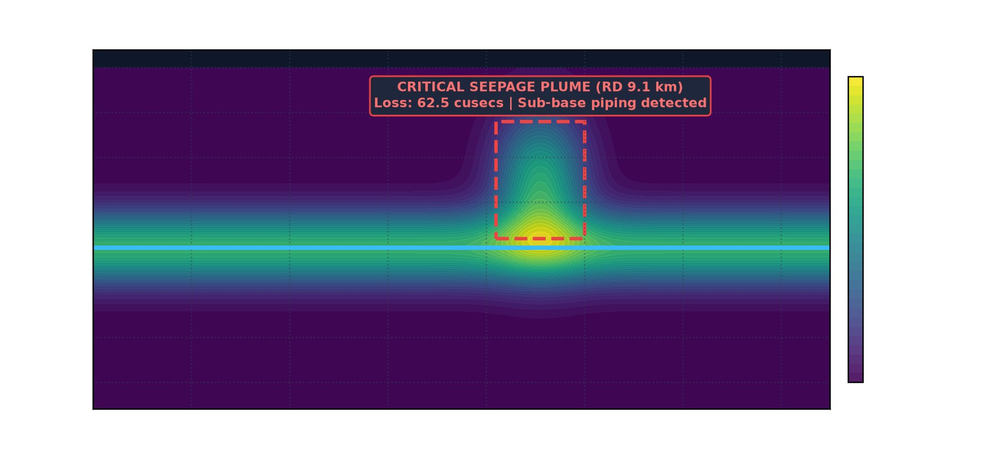
#> input picture assets/satellite_seepage_ndvi.png, 1000 x 475 px, shrunk from 1760 x 836 before the run
$ python generate_widescreen_infographics.py
#> lines starting #> are read from the running program, lines starting #| are printed output that depends on the picture
"""
Generate 4 Master 16:9 Widescreen Technological Framework Infographics
following the Data Centers project aesthetic:
- 16:9 widescreen ratio (16 x 9 inches, 220 DPI = 3520 x 1980 4K UHD)
- Clean white & light-gray blueprint grid background
- Deep navy, royal blue, cyan, emerald green, amber/gold, and crimson corporate palette
- Distinct rounded cards (FancyBboxPatch), metric badges, flow vectors, and sharp engineering typography
"""
import matplotlib
matplotlib.use('Agg')
import matplotlib.pyplot as plt
import matplotlib.patches as patches
from matplotlib.patches import FancyBboxPatch, Rectangle, Circle
import numpy as np
import os

os.environ['MPLCONFIGDIR'] = '/tmp'
os.makedirs("assets", exist_ok=True)

def setup_canvas():
    fig, ax = plt.subplots(figsize=(16, 9), dpi=220)
    ax.set_xlim(0, 16)
    ax.set_ylim(0, 9)
    ax.axis('off')

    # Clean blueprint grid background
    ax.set_facecolor('#f8fafc')
    fig.patch.set_facecolor('#f8fafc')

    # Draw subtle blueprint gridlines
    for x in np.arange(0, 16, 0.5):
        ax.axvline(x, color='#e2e8f0', linestyle='-', linewidth=0.5, alpha=0.6, zorder=1)
    for y in np.arange(0, 9, 0.5):
        ax.axhline(y, color='#e2e8f0', linestyle='-', linewidth=0.5, alpha=0.6, zorder=1)

    return fig, ax

def add_header(ax, title, subtitle, challenge_code="NESFIC-D-02 | GOVERNMENT TRACK"):
    # Header bar
    header_box = FancyBboxPatch((0.5, 7.85), 15.0, 0.85, boxstyle="round,pad=0.08,rounding_size=0.15",
                                facecolor='#0f3a42', edgecolor='#d4af37', linewidth=1.8, zorder=3)
    ax.add_patch(header_box)

    # Badges inside header
    dept_badge = FancyBboxPatch((0.7, 8.35), 4.2, 0.25, boxstyle="round,pad=0.02,rounding_size=0.08",
                                facecolor='#0b4d26', edgecolor='none', zorder=4)
    ax.add_patch(dept_badge)
    ax.text(2.8, 8.47, "GOVERNMENT OF ASSAM • IRRIGATION DEPARTMENT", color='#86efac', fontsize=7.5, fontweight='bold', ha='center', va='center', zorder=5)

    code_badge = FancyBboxPatch((12.2, 8.35), 3.1, 0.25, boxstyle="round,pad=0.02,rounding_size=0.08",
                                facecolor='#b45309', edgecolor='none', zorder=4)
    ax.add_patch(code_badge)
    ax.text(13.75, 8.47, challenge_code, color='#fef08a', fontsize=7.5, fontweight='bold', ha='center', va='center', zorder=5)

    # Title & Subtitle
    ax.text(0.7, 8.12, title, color='white', fontsize=15, fontweight='bold', va='center', zorder=5)
    ax.text(0.7, 7.94, subtitle, color='#cbd5e1', fontsize=9, va='center', zorder=5)

# ==============================================================================
# INFOGRAPHIC 1: Master Technological Digital Twin Architecture
# ==============================================================================
print("Generating Infographic 1: Master Architecture...")
fig, ax = setup_canvas()
add_header(ax, "NEERDRISHTI ASSAM: CYBER-PHYSICAL DIGITAL TWIN ARCHITECTURE",
           "End-to-End Technological Framework for Canal Condition Monitoring & Predictive Maintenance")

# Metric Badges Ribbon
badges = [
    ("MONITORED CANALS", "5,800+ km State Network", "#0284c7"),
    ("CONVEYANCE EFFICIENCY", "+21% Water Recovered", "#059669"),
    ("SEEPAGE LATENCY", "< 15 Min Detection", "#d97706"),
    ("EARLY BREACH WARNING", "14.5 Hours Lead Time", "#dc2626"),
    ("TOTAL GRANT BUDGET", "₹ 40.0 Lakhs (TRL-6)", "#7c3aed")
]
for i, (kpi, val, bg) in enumerate(badges):
    xp = 0.5 + (i * 3.05)
    b_patch = FancyBboxPatch((xp, 7.2), 2.9, 0.52, boxstyle="round,pad=0.04,rounding_size=0.1",
                             facecolor='white', edgecolor=bg, linewidth=1.5, zorder=3)
    ax.add_patch(b_patch)
    # colored left bar
    l_bar = FancyBboxPatch((xp, 7.2), 0.15, 0.52, boxstyle="round,pad=0.01,rounding_size=0.05",
                           facecolor=bg, edgecolor='none', zorder=4)
    ax.add_patch(l_bar)
    ax.text(xp + 0.3, 7.55, kpi, color='#64748b', fontsize=7, fontweight='bold', zorder=4)
    ax.text(xp + 0.3, 7.33, val, color='#0f172a', fontsize=9.5, fontweight='bold', zorder=4)

# 4 Horizontal Architectural Tiers
layers = [
    ("TIER 4: DEPARTMENTAL GOVERNANCE & FIELD ACTION",
     "Executive Engineer (EE) GIS Canvas • Automated E-Nirman Work Orders via Assam PWD SOR • Mobile Offline Inspection App • Farmer WUA Equity Telemetry",
     [("State GIS Command Console", "Real-time reach health & breach triage map", "#0f3a42"),
      ("E-Nirman SOR Generator", "Instant BoQ estimation (geo-bags, rip-rap)", "#0284c7"),
      ("Mobile Field Inspection App", "Offline GPS-geotagged repair validation", "#059669"),
      ("Farmer Water Equity Portal", "Tail-end delivery equity index (DEI)", "#7c3aed")],
     5.35, 1.65, "#f3e8ff", "#6b21a8"),

    ("TIER 3: AI DIGITAL TWIN & PREDICTIVE PHYSICS ENGINE",
     "1D Saint-Venant Mass Balance Transit Loss Solver • Bishop Slope Stability Early Breach Predictor • Random Forest Asset Health Index (AHI)",
     [("Hydrodynamic Mass Balance", "Continuous ΔQ loss isolating abnormal piping", "#0284c7"),
      ("Bishop Slope Stability FoS", "Real-time Factor of Safety < 1.15 alert", "#dc2626"),
      ("Asset Health Index (AHI)", "Multivariate scoring (0-100) per 500m", "#b45309"),
      ("Automated Sluice Advisory", "Upstream throttling recommendation", "#059669")],
     3.55, 1.65, "#fef3c7", "#b45309"),

    ("TIER 2: EARTH OBSERVATION & AUTONOMOUS UAV PATROLS",
     "ESA Sentinel-2 Multispectral 10m NDWI Corridor Analysis • YOLOv8-Seg Computer Vision for Structural Crack, Scour & Weed Classification",
     [("Sentinel-2 NDWI Seepage", "100m canal buffer subsurface moisture plume", "#059669"),
      ("UAV Drone Video Patrols", "High-res RGB photogrammetry (4K/30fps)", "#0284c7"),
      ("YOLOv8 Defect Detection", "Automated crack, scour & weed segmentation", "#dc2626"),
      ("Bathymetric Silt Profiler", "Acoustic sediment bed rise quantitation", "#0f3a42")],
     1.75, 1.65, "#ecfdf5", "#047857"),

    ("TIER 1: EDGE HYDROLOGICAL & GEOTECHNICAL SENSING ARRAY",
     "Non-Contact IP68 Ultrasonic Water Level Transmitters • Acoustic Doppler Flow Meters • Vibrating-Wire Dyke Piezometers • Solar LoRaWAN/4G RTU",
     [("Ultrasonic Level Transmitters", "Non-contact, 0.3-8m range, ±1mm accuracy", "#0284c7"),
      ("Acoustic Doppler Velocimeters", "Bed-mounted bi-directional discharge gauge", "#0369a1"),
      ("Vibrating-Wire Piezometers", "Dyke toe pore-water pressure (0-200 kPa)", "#dc2626"),
      ("Solar LoRa/4G Edge RTU", "50W solar, LiFePO4, 30-day flash buffering", "#b45309")],
     -0.05, 1.65, "#e0f2fe", "#0369a1")
]

for title, desc, subcards, y_pos, height, bg_col, border_col in layers:
    # Outer Layer Card
    p = FancyBboxPatch((0.5, y_pos), 15.0, height, boxstyle="round,pad=0.05,rounding_size=0.12",
                       facecolor=bg_col, edgecolor=border_col, linewidth=1.6, zorder=2)
    ax.add_patch(p)

    # Layer Title Tag
    t_tag = FancyBboxPatch((0.7, y_pos + height - 0.3), 6.5, 0.26, boxstyle="round,pad=0.02,rounding_size=0.06",
                           facecolor=border_col, edgecolor='none', zorder=3)
    ax.add_patch(t_tag)
    ax.text(3.95, y_pos + height - 0.17, title, color='white', fontsize=8, fontweight='bold', ha='center', va='center', zorder=4)
    ax.text(7.4, y_pos + height - 0.17, desc, color='#334155', fontsize=7.2, va='center', zorder=4)

    # Sub-cards
    for j, (sc_title, sc_desc, sc_col) in enumerate(subcards):
        cx = 0.7 + (j * 3.65)
        cy = y_pos + 0.12
        card = FancyBboxPatch((cx, cy), 3.45, 0.88, boxstyle="round,pad=0.03,rounding_size=0.08",
                              facecolor='white', edgecolor=sc_col, linewidth=1.2, zorder=3)
        ax.add_patch(card)

        # Pill indicator
        ax.add_patch(Circle((cx + 0.25, cy + 0.68), 0.08, facecolor=sc_col, zorder=4))
        ax.text(cx + 0.45, cy + 0.68, sc_title, color='#0f172a', fontsize=8.5, fontweight='bold', va='center', zorder=4)
        ax.text(cx + 0.45, cy + 0.35, sc_desc, color='#64748b', fontsize=7, va='center', zorder=4, wrap=True)

# Upward flow arrows between layers
for arrow_y in [1.63, 3.43, 5.23]:
    ax.annotate('', xy=(8.0, arrow_y + 0.12), xytext=(8.0, arrow_y - 0.04),
                arrowprops=dict(facecolor='#0f3a42', edgecolor='#0f3a42', arrowstyle="->", lw=2.2), zorder=5)
    ax.annotate('', xy=(4.0, arrow_y + 0.12), xytext=(4.0, arrow_y - 0.04),
                arrowprops=dict(facecolor='#0284c7', edgecolor='#0284c7', arrowstyle="->", lw=1.8), zorder=5)
    ax.annotate('', xy=(12.0, arrow_y + 0.12), xytext=(12.0, arrow_y - 0.04),
                arrowprops=dict(facecolor='#059669', edgecolor='#059669', arrowstyle="->", lw=1.8), zorder=5)

plt.tight_layout()
plt.savefig("assets/infographic_master_architecture_16x9.png", dpi=220)
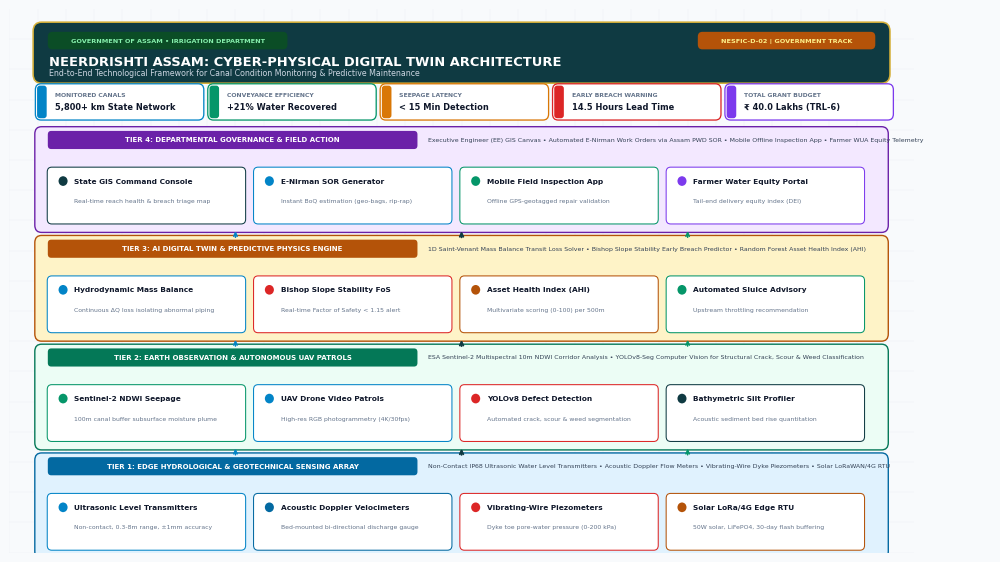
#> figure drawn by matplotlib, 1 panel
plt.close()

# ==============================================================================
# INFOGRAPHIC 2: Saint-Venant Hydraulic Mass-Balance & Seepage Localization
# ==============================================================================
print("Generating Infographic 2: Hydraulic Mass Balance...")
fig, ax = setup_canvas()
add_header(ax, "SAINT-VENANT DYNAMIC HYDRAULIC MASS-BALANCE & SEEPAGE DETECTION ENGINE",
           "Continuous Reach-by-Reach Discharge Balancing Isolating Abnormal Conveyance Deficits (Jamuna Scheme RD 0-28.5 km)")

# Top Equation Banner
eq_patch = FancyBboxPatch((0.5, 6.75), 15.0, 0.95, boxstyle="round,pad=0.05,rounding_size=0.12",
                          facecolor='#0f172a', edgecolor='#0284c7', linewidth=1.5, zorder=3)
ax.add_patch(eq_patch)
ax.text(0.8, 7.45, "SAINT-VENANT CONTINUOUS MASS-CONSERVATION BALANCE EQUATION:", color='#38bdf8', fontsize=8.5, fontweight='bold', zorder=4)
ax.text(0.8, 7.15, "ΔQ_abnormal(t) = Q_headworks(t) - Σ Q_authorized_offtakes(t) - Q_tail_measured(t) - [ K_seep · P_wet · ΔL + E(t) · W_top · ΔL ]",
        color='#f8fafc', fontfamily='monospace', fontsize=10.5, fontweight='bold', zorder=4)
ax.text(0.8, 6.88, "Where K_seep is reach permeability coefficient (IS:9452), P_wet is wetted perimeter, E(t) is Penman-Monteith open evaporation, and W_top is canal top width.",
        color='#94a3b8', fontsize=7.2, zorder=4)

# Canal Reach Longitudinal Flow Visualization
flow_patch = FancyBboxPatch((0.5, 3.85), 15.0, 2.75, boxstyle="round,pad=0.05,rounding_size=0.12",
                            facecolor='white', edgecolor='#cbd5e1', linewidth=1.5, zorder=2)
ax.add_patch(flow_patch)
ax.text(0.8, 6.35, "JAMUNA IRRIGATION SCHEME: LONGITUDINAL REACH DISCHARGE & SEEPAGE PROFILING", color='#0f172a', fontsize=9.5, fontweight='bold', zorder=3)

# 4 Reach Stage Cards
stages = [
    ("HEADWORKS INFLOW (Q_in)", "Bakulia Barrage Head Regulator (RD 0.0 km)\n• Measured Q: 498.5 cusecs\n• Design Depth: 2.60 m (Water level 2.45m)\n• Status: Intact Masonry Lining", "#0284c7", 0.8),
    ("AUTHORIZED OFFTAKES (Σ Q_off)", "Distributaries D1 to D7 Offtakes (RD 6.5 km)\n• Total Allocated: 185.0 cusecs\n• Regulated Gate Positions Telemetry\n• Status: Legal Crop Allocation", "#64748b", 4.5),
    ("ABNORMAL PIPING SEEPAGE", "Doboka Section Embankment (RD 9.1 km)\n• Unaccounted Deficit: 62.5 cusecs\n• High Pore Pressure: 42 kPa | Fracture 35mm\n• STATUS: CRITICAL SEEPAGE FLAG", "#dc2626", 8.2),
    ("TAIL-END DELIVERY (Q_tail)", "Kaki Branch Distributary (RD 28.5 km)\n• Actual Tail Delivery: 178.0 cusecs\n• Tail Delivery Equity (DEI): 56.8%\n• STATUS: WATER DEFICIT (4,200 Farmers)", "#d97706", 11.9)
]

for title, desc, col, x in stages:
    card = FancyBboxPatch((x, 4.05), 3.3, 2.05, boxstyle="round,pad=0.04,rounding_size=0.08",
                          facecolor='#f8fafc', edgecolor=col, linewidth=1.6, zorder=3)
    ax.add_patch(card)
    tag = FancyBboxPatch((x + 0.1, 5.75), 3.1, 0.26, boxstyle="round,pad=0.02,rounding_size=0.05",
                         facecolor=col, edgecolor='none', zorder=4)
    ax.add_patch(tag)
    ax.text(x + 1.65, 5.88, title, color='white', fontsize=7.5, fontweight='bold', ha='center', va='center', zorder=5)
    ax.text(x + 0.2, 4.85, desc, color='#334155', fontsize=7.2, va='center', zorder=4)

# Connectors between stages
for cx in [4.2, 7.9, 11.6]:
    ax.annotate('', xy=(cx + 0.25, 5.0), xytext=(cx - 0.1, 5.0),
                arrowprops=dict(facecolor='#0f3a42', arrowstyle="->", lw=2.5), zorder=5)

# Bottom Split Panels: Left (Satellite NDWI Heatmap), Right (Water Equity Impact)
left_p = FancyBboxPatch((0.5, 0.3), 7.3, 3.35, boxstyle="round,pad=0.05,rounding_size=0.12",
                        facecolor='#0f172a', edgecolor='#38bdf8', linewidth=1.4, zorder=2)
ax.add_patch(left_p)
ax.text(0.8, 3.35, "SATELLITE CORRIDOR: SENTINEL-2 NDWI MOISTURE PLUME", color='#38bdf8', fontsize=8.5, fontweight='bold', zorder=3)

# Inset plot for satellite heatmap
if os.path.exists("assets/satellite_seepage_ndvi.png"):
    img_sat = plt.imread("assets/satellite_seepage_ndvi.png")
#> img_sat is the input picture: shape (475, 1000, 3) float32; mean R, G, B 0.562, 0.535, 0.641
    ax.imshow(img_sat, extent=[0.7, 7.5, 0.45, 3.1], zorder=3, aspect='auto')

# Right Panel: Water Equity & WUA Recovery
right_p = FancyBboxPatch((8.2, 0.3), 7.3, 3.35, boxstyle="round,pad=0.05,rounding_size=0.12",
                         facecolor='white', edgecolor='#059669', linewidth=1.4, zorder=2)
ax.add_patch(right_p)
ax.text(8.5, 3.35, "WATER USERS' ASSOCIATION (WUA) BENEFIT & RECOVERY METRICS", color='#059669', fontsize=8.5, fontweight='bold', zorder=3)

# 3 metric summary rows
recovery_metrics = [
    ("Conveyance Loss Reduction:", "Recovering 28 cusecs (+21% efficiency gain) directly into tail reaches", "#059669"),
    ("Command Area Expansion:", "Supplying 4,500 additional hectares of Boro paddy across 14 Gaon Panchayats", "#0284c7"),
    ("Automated Remedial Tender:", "Pre-calculated Bill of Quantities (BoQ) dispatched via E-Nirman within 24h", "#7c3aed")
]
for idx, (m_title, m_desc, m_col) in enumerate(recovery_metrics):
    my = 2.4 - (idx * 0.95)
    m_box = FancyBboxPatch((8.5, my), 6.7, 0.75, boxstyle="round,pad=0.03,rounding_size=0.06",
                           facecolor='#f8fafc', edgecolor=m_col, linewidth=1.2, zorder=3)
    ax.add_patch(m_box)
    ax.text(8.7, my + 0.52, m_title, color=m_col, fontsize=8, fontweight='bold', zorder=4)
    ax.text(8.7, my + 0.22, m_desc, color='#334155', fontsize=7.2, zorder=4)

plt.tight_layout()
plt.savefig("assets/infographic_hydraulic_loss_engine_16x9.png", dpi=220)
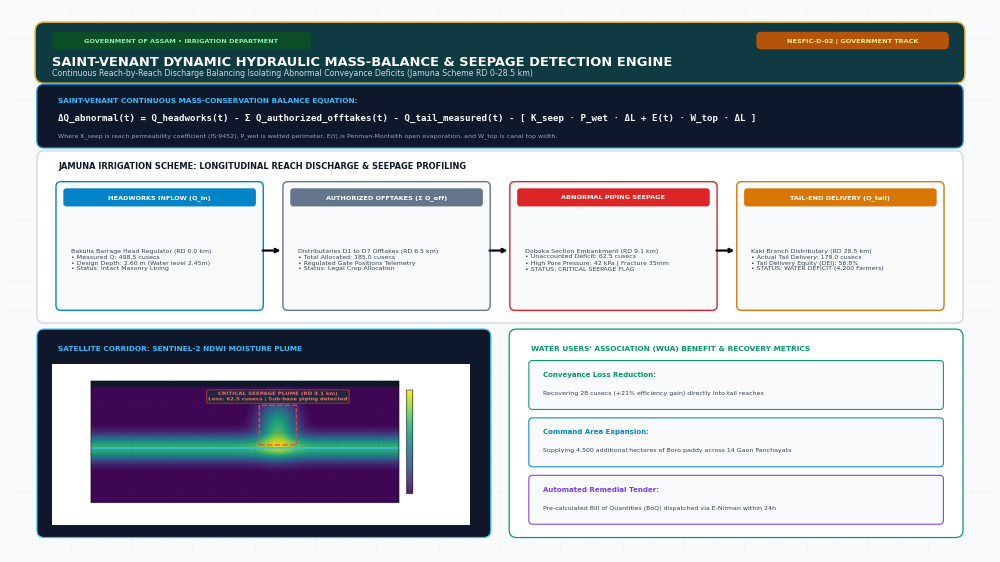
#> figure drawn by matplotlib, 1 panel
plt.close()

# ==============================================================================
# INFOGRAPHIC 3: Geotechnical Embankment Breach Prediction & Early Warning
# ==============================================================================
print("Generating Infographic 3: Geotechnical Breach Prediction...")
fig, ax = setup_canvas()
add_header(ax, "GEOTECHNICAL EMBANKMENT BREACH PREDICTION & EARLY WARNING HORIZON",
           "Coupled Transient Pore-Water Pressure Modeling & Bishop Factor of Safety Dynamics (Dhansiri RD 14.2 km)")

# Top Warning Horizon Banner
warn_patch = FancyBboxPatch((0.5, 6.75), 15.0, 0.95, boxstyle="round,pad=0.05,rounding_size=0.12",
                           facecolor='#7f1d1d', edgecolor='#ef4444', linewidth=1.8, zorder=3)
ax.add_patch(warn_patch)
ax.text(0.8, 7.42, "CRITICAL DISASTER MITIGATION HORIZON: 14.5 HOURS PREDICTIVE LEAD TIME", color='#fef08a', fontsize=10, fontweight='bold', zorder=4)
ax.text(0.8, 7.12, "Autonomous early warning alerts the Executive Engineer before backward piping shear failure occurs, preventing the inundation of 1,200 hectares of cropland.",
        color='white', fontsize=8, zorder=4)
ax.text(0.8, 6.88, "Algorithmic Model: Modified Bishop Limit-Equilibrium Slope Stability Method coupled with Transient Dyke Pore-Water Pressure Telemetry.",
        color='#fca5a5', fontsize=7.2, zorder=4)

# Left: 24h Early Breach Curve Graph Inset
left_chart = FancyBboxPatch((0.5, 0.3), 7.8, 6.25, boxstyle="round,pad=0.05,rounding_size=0.12",
                            facecolor='white', edgecolor='#cbd5e1', linewidth=1.5, zorder=2)
ax.add_patch(left_chart)
ax.text(0.8, 6.25, "TRANSIENT PORE PRESSURE VS. BISHOP FACTOR OF SAFETY (FoS)", color='#0f172a', fontsize=9, fontweight='bold', zorder=3)

if os.path.exists("assets/breach_forecasting_curve.png"):
    img_curve = plt.imread("assets/breach_forecasting_curve.png")
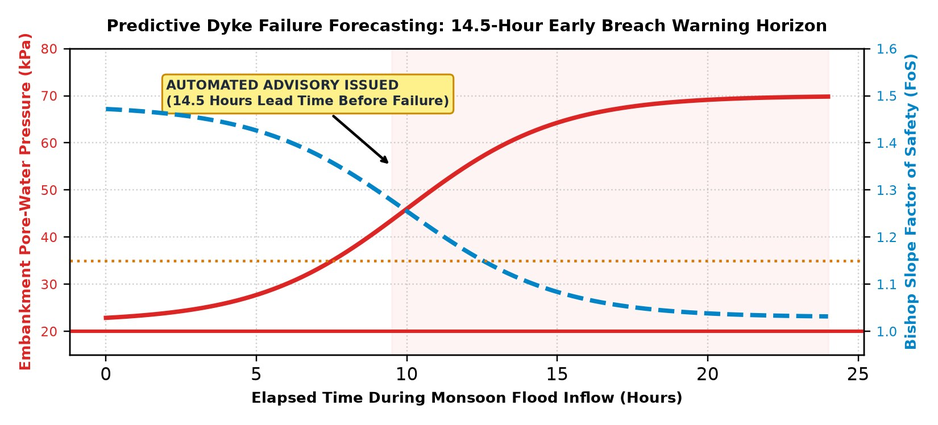
#> input picture assets/breach_forecasting_curve.png, 938 x 425 px, shrunk from 1650 x 748 before the run
#> img_curve is the input picture: shape (425, 938, 3) float32; mean R, G, B 0.952, 0.929, 0.919
    ax.imshow(img_curve, extent=[0.7, 8.1, 0.45, 6.0], zorder=3, aspect='auto')

# Right: Technical CAD Cutaway & Sluice Advisory Card
right_cad = FancyBboxPatch((8.6, 2.7), 6.9, 3.85, boxstyle="round,pad=0.05,rounding_size=0.12",
                           facecolor='white', edgecolor='#cbd5e1', linewidth=1.5, zorder=2)
ax.add_patch(right_cad)
ax.text(8.9, 6.25, "EMBANKMENT CROSS-SECTION & SENSOR TELEMETRY TOPOLOGY", color='#0f172a', fontsize=9, fontweight='bold', zorder=3)

if os.path.exists("assets/iot_edge_hardware_schematic.png"):
    img_cad = plt.imread("assets/iot_edge_hardware_schematic.png")
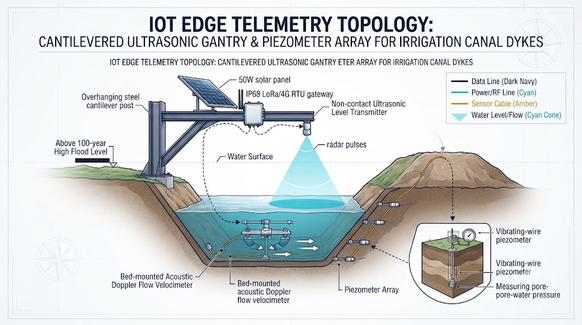
#> input picture assets/iot_edge_hardware_schematic.png, 582 x 325 px, shrunk from 1024 x 572 before the run
#> img_cad is the input picture: shape (325, 582, 3) float32; mean R, G, B 0.834, 0.849, 0.852
    ax.imshow(img_cad, extent=[8.8, 15.3, 2.85, 6.0], zorder=3, aspect='auto')

# Bottom Right: Automated Sluice Gate Action Card
action_patch = FancyBboxPatch((8.6, 0.3), 6.9, 2.25, boxstyle="round,pad=0.05,rounding_size=0.12",
                              facecolor='#0f172a', edgecolor='#d4af37', linewidth=1.5, zorder=2)
ax.add_patch(action_patch)
ax.text(8.9, 2.25, "AUTOMATED DECISION SUPPORT: SLUICE GATE MITIGATION ADVISORY", color='#d4af37', fontsize=8.5, fontweight='bold', zorder=3)

advisories = [
    ("Action 1 (Barrage Throttling):", "Throttle Bhairabkunda head regulator gates by -350 cusecs to dissipate hydrostatic pressure.", "#38bdf8"),
    ("Action 2 (Civil Defense Dispatch):", "Dispatch 450 geo-textile bags and boulder rip-rap to embankment toe at RD 14.2 km.", "#4ade80"),
    ("Action 3 (E-Nirman Emergency Ticket):", "Pre-approved emergency requisition code generated for Udalguri Irrigation Division EE.", "#facc15")
]
for idx, (a_title, a_desc, a_col) in enumerate(advisories):
    ay = 1.7 - (idx * 0.58)
    ax.text(8.9, ay + 0.12, a_title, color=a_col, fontsize=7.5, fontweight='bold', zorder=4)
    ax.text(8.9, ay - 0.08, a_desc, color='#cbd5e1', fontsize=7, zorder=4)
#> (the rest of the program and of its run is left out)
